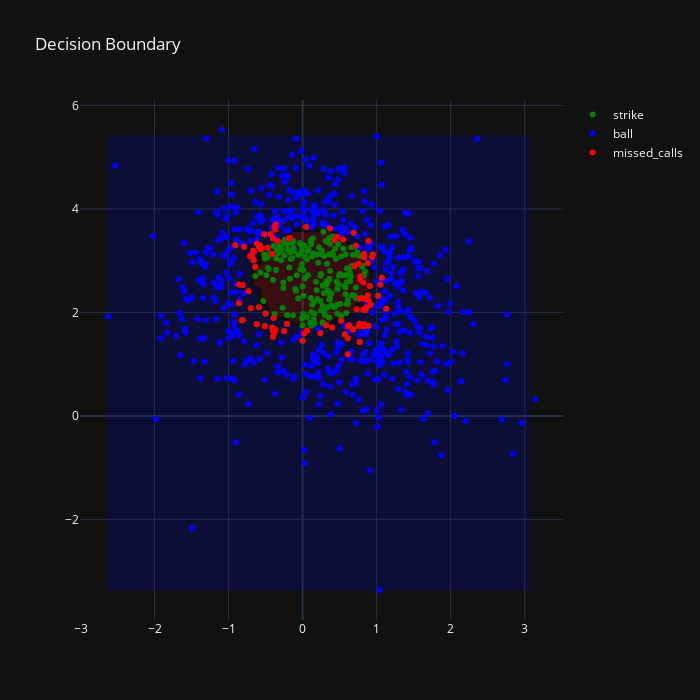

The notebook cell this image was saved under:
### Markdown cell above
## Model Predictions

So, what does this data tell us? Honestly, not a whole lot. Our lack of an ability (at the moment) to compare this to a "rulebook" strikezone means that what we have here is __*a model that predicts Mike Trout's strike zone, as determined by the umpires, for all pitches not swung at, between the start and end date established, with ~90\% accuracy.*__

However, with some assumptions made about the model, we can make some inferences. For instance, with enough data for each player, we can establish their "as-called" strike zone. Given a well generalized model, this could be enough to estalish a strike-zone that is *close enough* to the rulebook strike-zone such that we have confidence in our ability to predict balls and strikes for each player. 

Regardless of what we can do to improve the model or attempt to compare to the rulebook strike zone (more on these in later versions), for now, we can attampt to have some fun with the model we have established. For instance, we have a model that predicts balls and strikes for Mike Trout's strike-zone. It would be interesting to know the following:
-  Which pitch type(s) caused the most false positives/negatives
-  What pitching zones caused the most false positives/negatives
-  Any pitchers get bonuses/rejections when facing Mike Trout
-  Any other interesting metrics

Lets start with the first on that list and identify if any particular pitch caused false positives/negatives. Based on some critical thinking, my initial guess is going to be offspeed pitches (curveball, slider, etc.). Anything meant to fool the batter would likely have the unintended effect of fooling the umpire right?

### Code cell
# Get the predictions for the model based on the training data
ytrain_model = model.predict(Xtrain[features])

# Get false positives/negatives from the model
wrong = ytrain[ytrain != ytrain_model].index

# Grab these indices from the dataset and show them on the plot
Xmissed = Xtrain.loc[wrong]
fig.add_trace(go.Scatter(
    x=Xmissed['plate_x'],
    y=Xmissed['plate_z'],
    mode='markers',
    name='missed_calls',
    marker_color='red'
))

### Figure 1 — Plotly figure (JSON) as saved in the notebook; plotly's stock layout.template omitted (floating-point values rounded to 4 significant figures; data arrays with more than 128 entries replaced by an {"elided": "..."} marker saying what was removed)
{"data": [{"marker": {"color": "green"}, "mode": "markers", "name": "strike", "type": "scatter", "x": {"elided": "266 float values"}, "y": {"elided": "266 float values"}}, {"marker": {"color": "blue"}, "mode": "markers", "name": "ball", "type": "scatter", "x": {"elided": "536 float values"}, "y": {"elided": "536 float values"}}, {"colorscale": [[1, "green"], [0, "blue"]], "hoverinfo": "skip", "line": {"width": 3}, "ncontours": 2, "opacity": 0.25, "showlegend": false, "showscale": false, "type": "contour", "x": [-2.63, -2.53, -2.43, -2.33, -2.23, -2.13, -2.03, -1.93, -1.83, -1.73, -1.63, -1.53, -1.43, -1.33, -1.23, -1.13, -1.03, -0.93, -0.83, -0.73, -0.63, -0.53, -0.43, -0.33, -0.23, -0.13, -0.03, 0.07, 0.17, 0.27, 0.37, 0.47, 0.57, 0.67, 0.77, 0.87, 0.97, 1.07, 1.17, 1.27, 1.37, 1.47, 1.57, 1.67, 1.77, 1.87, 1.97, 2.07, 2.17, 2.27, 2.37, 2.47, 2.57, 2.67, 2.77, 2.87, 2.97, 3.07], "y": [-3.37, -3.27, -3.17, -3.07, -2.97, -2.87, -2.77, -2.67, -2.57, -2.47, -2.37, -2.27, -2.17, -2.07, -1.97, -1.87, -1.77, -1.67, -1.57, -1.47, -1.37, -1.27, -1.17, -1.07, -0.97, -0.87, -0.77, -0.67, -0.57, -0.47, -0.37, -0.27, -0.17, -0.07, 0.03, 0.13, 0.23, 0.33, 0.43, 0.53, 0.63, 0.73, 0.83, 0.93, 1.03, 1.13, 1.23, 1.33, 1.43, 1.53, 1.63, 1.73, 1.83, 1.93, 2.03, 2.13, 2.23, 2.33, 2.43, 2.53, 2.63, 2.73, 2.83, 2.93, 3.03, 3.13, 3.23, 3.33, 3.43, 3.53, 3.63, 3.73, 3.83, 3.93, 4.03, 4.13, 4.23, 4.33, 4.43, 4.53, 4.63, 4.73, 4.83, 4.93, 5.03, 5.13, 5.23, 5.33, 5.43], "z": {"elided": "89x58 int values"}}, {"marker": {"color": "red"}, "mode": "markers", "name": "missed_calls", "type": "scatter", "x": [0.61, 1.07, 0.88, -0.59, -0.59, 0.89, 0.94, 0.83, -0.19, -0.36, -0.62, -0.39, 0.61, -0.33, -0.51, 0.86, -0.47, 0.82, -0.58, 0.43, 0.88, 0.78, 1.05, 0.47, -0.38, -0.4, 0.83, 0.92, 0.02, -0.86, 1.13, 0.06, -0.86, -0.17, -0.91, 0.83, 0.63, -0.5, -0.62, -0.4, -0.38, 0.76, -0.37, 0.24, 0.72, 0.83, 1.02, -0.41, -0.79, -0.37, -0.71, 0.68, -0.21, 0, 0.4, 0.69, 0.77, 0.52, -0.25, 0.7, 0.95, -0.41, -0.66, -0.81, 0.78, -0.82, -0.57, 0.85, -0.52, 0.77, 0.57, 0.89, -0.43, -0.66, -0.73, 0.37, -0.68, 0.73, 0.89, 0.55, 0.77, 0.61, -0.7, 0.76, 0.05, 0.68, -0.81, -0.4, 0.82, -0.64, 0.83, 0.61, -0.67, 0.32, 0.91, -0.55, 0.84], "y": [1.19, 2.67, 2.95, 2.1, 3.27, 2.23, 3.07, 3.13, 3.43, 3.7, 1.77, 1.89, 1.73, 3.38, 1.73, 2.1, 3.25, 2.58, 3.3, 3.4, 2.33, 2.7, 2.54, 3.46, 3.66, 3.43, 3.06, 2.15, 1.59, 2.54, 2.07, 1.65, 2.18, 3.44, 3.3, 1.77, 1.75, 1.98, 3.33, 1.64, 1.6, 2.94, 3.6, 1.6, 3.29, 1.73, 2.32, 1.71, 3.27, 1.67, 3.09, 1.68, 1.78, 1.45, 1.71, 3.54, 1.43, 1.84, 1.64, 2.89, 3.12, 3.13, 3.01, 2.53, 2.63, 1.85, 3.22, 2.04, 3.51, 1.78, 1.58, 1.74, 3.51, 3.17, 2.41, 3.62, 3.07, 2.06, 3.38, 3.41, 2.27, 1.73, 2.08, 1.73, 3.65, 1.67, 1.85, 1.53, 2.05, 2.88, 3.1, 1.5, 3.19, 1.75, 2.51, 3.24, 2.26]}], "layout": {"height": 700, "title": {"text": "Decision Boundary"}, "width": 700}}
